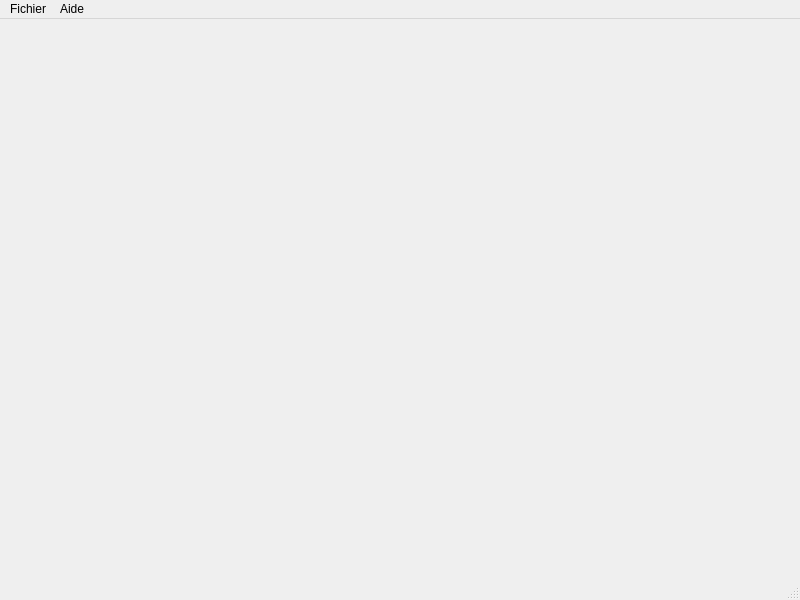
<?xml version="1.0" encoding="UTF-8"?>
<ui version="4.0">
 <class>MainWindow</class>
 <widget class="QMainWindow" name="MainWindow">
  <property name="geometry">
   <rect>
    <x>0</x>
    <y>0</y>
    <width>800</width>
    <height>600</height>
   </rect>
  </property>
  <property name="windowTitle">
   <string>CalculMatrice</string>
  </property>
  <widget class="QWidget" name="centralwidget"/>
  <widget class="QMenuBar" name="menubar">
   <property name="geometry">
    <rect>
     <x>0</x>
     <y>0</y>
     <width>800</width>
     <height>22</height>
    </rect>
   </property>
   <widget class="QMenu" name="menuFichier">
    <property name="title">
     <string>Fichier</string>
    </property>
    <addaction name="actionQuitter"/>
   </widget>
   <widget class="QMenu" name="menuAide">
    <property name="title">
     <string>Aide</string>
    </property>
    <addaction name="actionA_propos"/>
   </widget>
   <addaction name="menuFichier"/>
   <addaction name="menuAide"/>
  </widget>
  <widget class="QStatusBar" name="statusbar"/>
  <action name="actionQuitter">
   <property name="text">
    <string>Quitter</string>
   </property>
  </action>
  <action name="actionA_propos">
   <property name="text">
    <string>À propos</string>
   </property>
  </action>
 </widget>
 <resources/>
 <connections/>
</ui>
